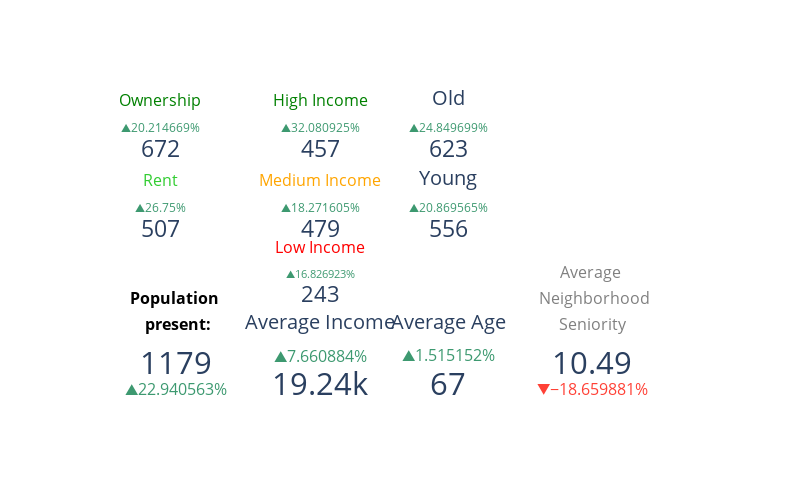
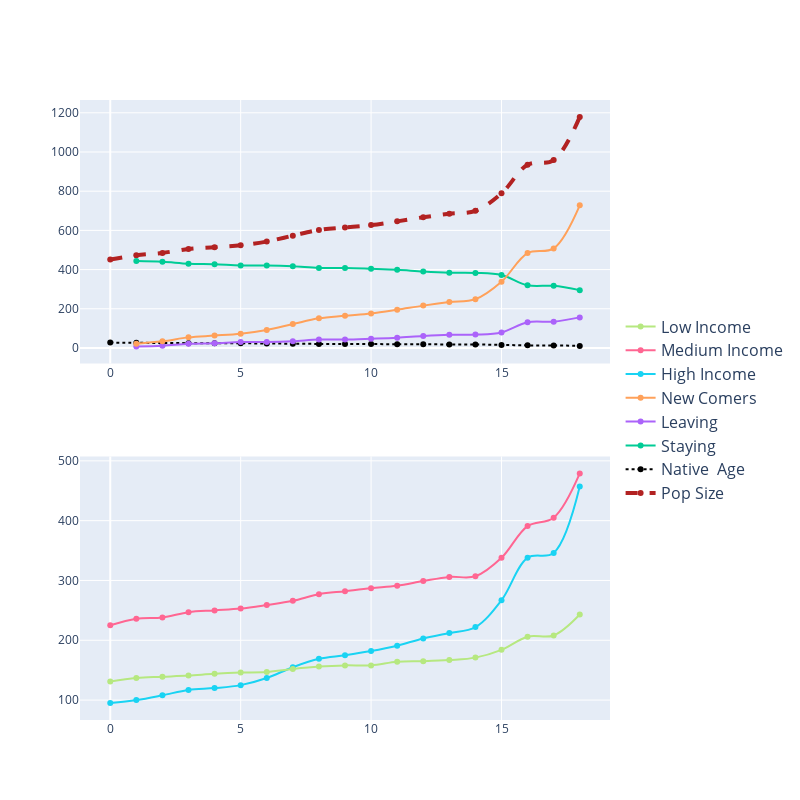

Notebook code for these charts, in order:
### Code cell
if (setup==0):
    simulation_path = sim_folder+folder_textbox.value +"/"
    agents_0_path = simulation_path+'agents_0.xlsx' # I need to grab a referene from the dictionary file!!!!
    agents_0 = pd.read_excel(agents_0_path)
    
    setup = 1
 

dti = get_itr_row(agents_0,True)
i = int(itr_slider.value)
agents_itr = "agents_itr_"+str(int(i))+".xlsx"
agents_i_path = simulation_path+agents_itr # I need to grab a referene from the dictionary file!!!!
agents_i = pd.read_excel(agents_i_path)
if (i==0) & (j==0):
    dti_itr = dti
j= i+1
next_row =  get_itr_row(agents_i)
j=i+1
dti_itr = dti_itr.append(next_row)
dti_itr = dti_itr[['Average Age', 'Average Income', 'High Income', 'Low Income',
       'Medium Income', 'Native Age', 'Old', 'Pop Size', 'Young',
       'laeving', 'new comers', 'owner', 'rent', 'staying']]
dti_itr.reset_index(inplace=True)
fig_indicators = prepare_indicators(dti_itr,i,j)
fig = iteration_fig(dti_itr)

fig_indicators.show()
fig.show()

### Figure 1 — Plotly figure (JSON) as saved in the notebook; plotly's stock layout.template omitted (floating-point values rounded to 4 significant figures)
{"data": [{"delta": {"position": "top", "reference": 559, "relative": true}, "domain": {"x": [0, 0.25], "y": [0.8, 0.95]}, "mode": "number+delta", "title": {"text": "<span style='font-size:0.8em;color:Green'>Ownership</span>"}, "type": "indicator", "value": 672}, {"delta": {"position": "top", "reference": 400, "relative": true}, "domain": {"x": [0, 0.25], "y": [0.55, 0.7]}, "mode": "number+delta", "title": {"text": "<span style='font-size:0.8em;color:limegreen'>Rent</span>"}, "type": "indicator", "value": 507}, {"delta": {"position": "top", "reference": 346, "relative": true}, "domain": {"x": [0.3, 0.45], "y": [0.8, 0.95]}, "mode": "number+delta", "title": {"text": "<span style='font-size:0.8em;color:Green'>High Income</span>"}, "type": "indicator", "value": 457}, {"delta": {"position": "top", "reference": 405, "relative": true}, "domain": {"x": [0.3, 0.45], "y": [0.55, 0.7]}, "mode": "number+delta", "title": {"text": "<span style='font-size:0.8em;color:Orange'>Medium Income</span>"}, "type": "indicator", "value": 479}, {"delta": {"position": "top", "reference": 208, "relative": true}, "domain": {"x": [0.3, 0.45], "y": [0.35, 0.49]}, "mode": "number+delta", "title": {"text": "<span style='font-size:0.8em;color:Red'>Low Income</span>"}, "type": "indicator", "value": 243}, {"delta": {"position": "top", "reference": 17870, "relative": true}, "domain": {"x": [0.3, 0.45], "y": [0.05, 0.25]}, "mode": "number+delta", "title": {"text": "Average Income"}, "type": "indicator", "value": 19239}, {"delta": {"position": "top", "reference": 499, "relative": true}, "domain": {"x": [0.45, 0.7], "y": [0.8, 0.95]}, "mode": "number+delta", "title": {"text": "Old"}, "type": "indicator", "value": 623}, {"delta": {"position": "top", "reference": 460, "relative": true}, "domain": {"x": [0.45, 0.7], "y": [0.55, 0.7]}, "mode": "number+delta", "title": {"text": "Young"}, "type": "indicator", "value": 556}, {"delta": {"position": "top", "reference": 66, "relative": true}, "domain": {"x": [0.45, 0.7], "y": [0.05, 0.25]}, "mode": "number+delta", "title": {"text": "Average Age"}, "type": "indicator", "value": 67}, {"delta": {"reference": 959, "relative": true}, "domain": {"x": [0, 0.3], "y": [0.05, 0.25]}, "mode": "number+delta", "title": {"text": "<span style='font-size:0.8em;color:black'><b>Population <br> present:</b></span>"}, "type": "indicator", "value": 1179}, {"delta": {"reference": 12.89, "relative": true}, "domain": {"x": [0.7, 0.9], "y": [0.05, 0.25]}, "mode": "number+delta", "title": {"text": "<span style='font-size:0.8em;color:gray'>Average <br> Neighborhood<br>Seniority</span>"}, "type": "indicator", "value": 10.49}], "layout": {"height": 500, "width": 800}}

### Figure 2 — Plotly figure (JSON) as saved in the notebook; plotly's stock layout.template omitted (floating-point values rounded to 4 significant figures)
{"data": [{"hoverinfo": "text+name", "line": {"color": "firebrick", "dash": "dash", "shape": "spline", "width": 4}, "mode": "lines+markers", "name": "Pop Size", "type": "scatter", "x": [0, 1, 2, 3, 4, 5, 6, 7, 8, 9, 10, 11, 12, 13, 14, 15, 16, 17, 18], "xaxis": "x", "y": [451, 473, 485, 505, 514, 524, 543, 573, 602, 615, 627, 646, 667, 685, 700, 789, 935, 959, 1179], "yaxis": "y"}, {"hoverinfo": "text+name", "line": {"color": "black", "dash": "dot", "shape": "spline", "width": 2}, "mode": "lines+markers", "name": "Native  Age", "type": "scatter", "x": [0, 1, 2, 3, 4, 5, 6, 7, 8, 9, 10, 11, 12, 13, 14, 15, 16, 17, 18], "xaxis": "x", "y": [27.42, 26.14, 25.5, 24.49, 24.06, 23.6, 22.77, 21.58, 20.54, 20.11, 19.72, 19.14, 18.54, 18.05, 17.67, 15.67, 13.23, 12.89, 10.49], "yaxis": "y"}, {"hoverinfo": "text+name", "line": {"shape": "spline"}, "mode": "lines+markers", "name": "Staying", "type": "scatter", "x": [0, 1, 2, 3, 4, 5, 6, 7, 8, 9, 10, 11, 12, 13, 14, 15, 16, 17, 18], "xaxis": "x", "y": [null, 444, 440, 430, 427, 421, 421, 417, 408, 408, 404, 399, 390, 384, 383, 372, 320, 317, 295], "yaxis": "y"}, {"hoverinfo": "text+name", "line": {"shape": "spline"}, "mode": "lines+markers", "name": "Leaving", "type": "scatter", "x": [0, 1, 2, 3, 4, 5, 6, 7, 8, 9, 10, 11, 12, 13, 14, 15, 16, 17, 18], "xaxis": "x", "y": [null, 7, 11, 21, 24, 30, 30, 34, 43, 43, 47, 52, 61, 67, 68, 79, 131, 134, 156], "yaxis": "y"}, {"hoverinfo": "text+name", "line": {"shape": "spline"}, "mode": "lines+markers", "name": "New Comers", "type": "scatter", "x": [0, 1, 2, 3, 4, 5, 6, 7, 8, 9, 10, 11, 12, 13, 14, 15, 16, 17, 18], "xaxis": "x", "y": [null, 22, 34, 54, 63, 73, 92, 122, 151, 164, 176, 195, 216, 234, 249, 338, 484, 508, 728], "yaxis": "y"}, {"hoverinfo": "text+name", "line": {"shape": "spline"}, "mode": "lines+markers", "name": "High Income", "type": "scatter", "x": [0, 1, 2, 3, 4, 5, 6, 7, 8, 9, 10, 11, 12, 13, 14, 15, 16, 17, 18], "xaxis": "x2", "y": [95, 100, 108, 117, 120, 125, 137, 155, 169, 175, 182, 191, 203, 212, 222, 267, 338, 346, 457], "yaxis": "y2"}, {"hoverinfo": "text+name", "line": {"shape": "spline"}, "mode": "lines+markers", "name": "Medium Income", "type": "scatter", "x": [0, 1, 2, 3, 4, 5, 6, 7, 8, 9, 10, 11, 12, 13, 14, 15, 16, 17, 18], "xaxis": "x2", "y": [225, 236, 238, 247, 250, 253, 259, 266, 277, 282, 287, 291, 299, 306, 307, 338, 391, 405, 479], "yaxis": "y2"}, {"hoverinfo": "text+name", "line": {"shape": "spline"}, "mode": "lines+markers", "name": "Low Income", "type": "scatter", "x": [0, 1, 2, 3, 4, 5, 6, 7, 8, 9, 10, 11, 12, 13, 14, 15, 16, 17, 18], "xaxis": "x2", "y": [131, 137, 139, 141, 144, 146, 147, 152, 156, 158, 158, 164, 165, 167, 171, 184, 206, 208, 243], "yaxis": "y2"}], "layout": {"height": 800, "legend": {"font": {"size": 16}, "traceorder": "reversed", "y": 0.5}, "width": 800, "xaxis": {"anchor": "y", "domain": [0, 1]}, "xaxis2": {"anchor": "y2", "domain": [0, 1]}, "yaxis": {"anchor": "x", "domain": [0.575, 1]}, "yaxis2": {"anchor": "x2", "domain": [0, 0.425]}}}
